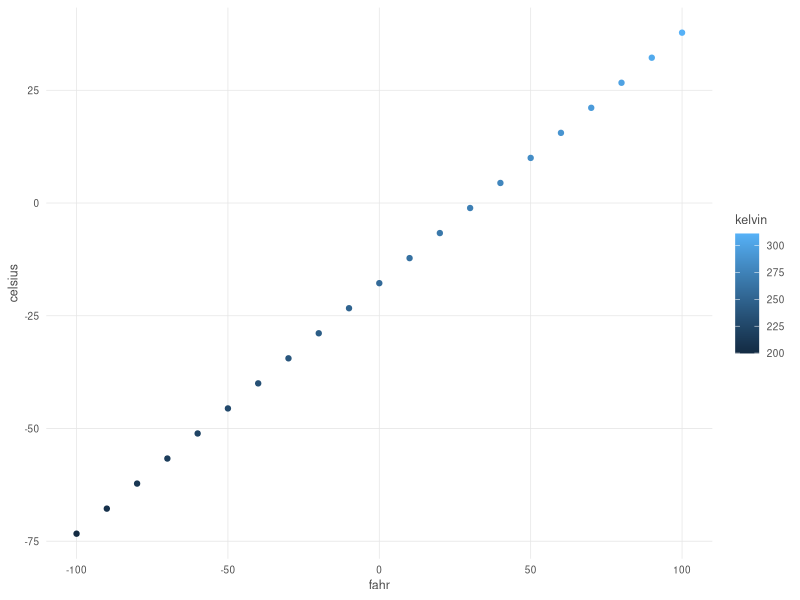

Generate this figure with R:
## Writing Functions in R
# with Jeanette Clark at ADC

#create dataset
airtemps <- c(212, 30.0, 78, 32)

#example calc you might do in R but would need to repeat/ copy & paste many times 
celsius1 <- (airtemps[1] - 32) * 5/9
celsius2 <- (airtemps[2] - 32) * 5/9

#write a function to replace the above code
fahr_to_celsius <- function(fahr) {
  celsius <- (fahr - 32) * 5/9
  return(celsius)
}

celsius1_new <- fahr_to_celsius(airtemps[1]) #run function on 1 variable

celsius1 == celsius1_new #check the result

celsius <- fahr_to_celsius(airtemps) #run on entire vector

#now write a function to do the reverse

#' convert temperatures from C to F
#'
#' @param cels numeric temperature value in celsius 
#'
#' @return numeric value in fahrenheit
#' @export
#'
#' @examples
celsius_to_fahr <- function(cels) { #cels is the name of the argument, does not call a variable from the env
  fahrenheit <- (cels * 9/5) +32 
  return(fahrenheit)
}

fahrenheit <- celsius_to_fahr(airtemps)

#can also be written as 
fahrenheit <- celsius_to_fahr(cels = airtemps) #call variable explicitly vs implicitly above

#dont need to rely on your environment variable names for you function to work!!


#second example

convert_temps <- function(fahr){
  celsius <- (fahr - 32) * 5/9
  kelvin <- celsius + 273.15
  return(data.frame(fahr = fahr,
                    celsius = celsius,
                    kelvin = kelvin)) #create a df of the results
}

df <- convert_temps(airtemps)


#example using functions with ggplot

#create bigger temp dataset
temps_df1 <- data.frame(convert_temps(seq(-100,100,10)))

custom_theme <- function(base_size = 9) {
  ggplot2::theme(
    text             = ggplot2::element_text(family = 'Helvetica', 
                                             color = 'gray30', 
                                             size = base_size),
    plot.title       = ggplot2::element_text(size = ggplot2::rel(1.25), 
                                             hjust = 0.5, 
                                             face = 'bold'),
    panel.background = ggplot2::element_blank(),
    panel.border     = ggplot2::element_blank(),
    panel.grid.minor = ggplot2::element_blank(),
    panel.grid.major = ggplot2::element_line(colour = 'grey90', 
                                             linewidth = 0.25),
    legend.position  = 'right',
    legend.key       = ggplot2::element_rect(colour = NA, 
                                             fill = NA),
    axis.ticks       = ggplot2::element_blank(),
    axis.line        = ggplot2::element_blank()
  )
}

library(ggplot2)

ggplot(temps_df1, mapping = aes(x = fahr, y = celsius, color = kelvin)) +
  geom_point() +
  custom_theme() #could enter number in custom_theme(20) to change base size









